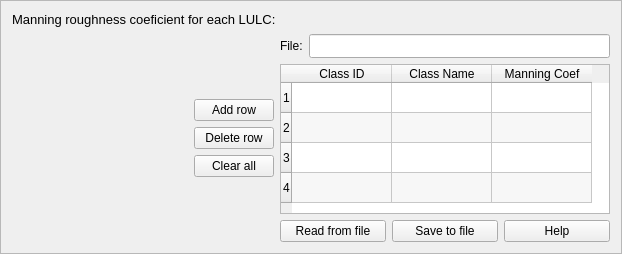
                 <widget class="QFrame" name="frame_5">
                  <property name="minimumSize">
                   <size>
                    <width>0</width>
                    <height>0</height>
                   </size>
                  </property>
                  <property name="frameShape">
                   <enum>QFrame::StyledPanel</enum>
                  </property>
                  <property name="frameShadow">
                   <enum>QFrame::Raised</enum>
                  </property>
                  <layout class="QGridLayout" name="gridLayout_49">
                   <item row="0" column="0" colspan="2">
                    <layout class="QVBoxLayout" name="verticalLayout_7">
                     <item>
                      <layout class="QHBoxLayout" name="horizontalLayout_13">
                       <item>
                        <widget class="QLabel" name="label_41">
                         <property name="text">
                          <string>&lt;html&gt;&lt;head/&gt;&lt;body&gt;&lt;p align=&quot;justify&quot;&gt;&lt;span style=&quot; font-size:10pt;&quot;&gt;Manning roughness coeficient for each LULC: &lt;/span&gt;&lt;/p&gt;&lt;/body&gt;&lt;/html&gt;</string>
                         </property>
                        </widget>
                       </item>
                       <item>
                        <widget class="QLabel" name="label_42">
                         <property name="sizePolicy">
                          <sizepolicy hsizetype="Preferred" vsizetype="Preferred">
                           <horstretch>0</horstretch>
                           <verstretch>0</verstretch>
                          </sizepolicy>
                         </property>
                         <property name="minimumSize">
                          <size>
                           <width>16</width>
                           <height>16</height>
                          </size>
                         </property>
                         <property name="maximumSize">
                          <size>
                           <width>16</width>
                           <height>16</height>
                          </size>
                         </property>
                         <property name="toolTip">
                          <string>&lt;html&gt;&lt;head/&gt;&lt;body&gt;&lt;p align=&quot;justify&quot;&gt;Add your Manning roughness for each LULC file. The file might be in text format, which contains the Manning roughness coefficient of each land use/land cover (LULC) category as given in the 'Land use/land cover (LULC) map'.&lt;/p&gt;&lt;/body&gt;&lt;/html&gt;</string>
                         </property>
                         <property name="text">
                          <string/>
                         </property>
                         <property name="pixmap">
                          <pixmap>tip_icon.png</pixmap>
                         </property>
                        </widget>
                       </item>
                      </layout>
                     </item>
                     <item>
                      <layout class="QHBoxLayout" name="horizontalLayout_16">
                       <item>
                        <spacer name="horizontalSpacer_7">
                         <property name="orientation">
                          <enum>Qt::Horizontal</enum>
                         </property>
                         <property name="sizeHint" stdset="0">
                          <size>
                           <width>182</width>
                           <height>20</height>
                          </size>
                         </property>
                        </spacer>
                       </item>
                       <item>
                        <layout class="QGridLayout" name="gridLayout_39">
                         <item row="0" column="0" alignment="Qt::AlignBottom">
                          <widget class="QPushButton" name="btn_add_row_2">
                           <property name="text">
                            <string>Add row</string>
                           </property>
                          </widget>
                         </item>
                         <item row="2" column="0" alignment="Qt::AlignTop">
                          <widget class="QPushButton" name="btn_clear_2">
                           <property name="text">
                            <string>Clear all</string>
                           </property>
                          </widget>
                         </item>
                         <item row="1" column="0">
                          <widget class="QPushButton" name="btn_del_row_2">
                           <property name="toolTip">
                            <string>&lt;html&gt;&lt;head/&gt;&lt;body&gt;&lt;p&gt;Chose one line.&lt;/p&gt;&lt;/body&gt;&lt;/html&gt;</string>
                           </property>
                           <property name="text">
                            <string>Delete row</string>
                           </property>
                          </widget>
                         </item>
                        </layout>
                       </item>
                       <item>
                        <layout class="QGridLayout" name="gridLayout_28">
                         <item row="0" column="0">
                          <layout class="QGridLayout" name="gridLayout_37">
                           <item row="0" column="0">
                            <layout class="QGridLayout" name="gridLayout_40">
                             <item row="0" column="0">
                              <widget class="QLabel" name="label_66">
                               <property name="text">
                                <string>&lt;html&gt;&lt;head/&gt;&lt;body&gt;&lt;p align=&quot;justify&quot;&gt;&lt;span style=&quot; font-size:10pt;&quot;&gt;File:&lt;/span&gt;&lt;/p&gt;&lt;/body&gt;&lt;/html&gt;</string>
                               </property>
                              </widget>
                             </item>
                             <item row="0" column="1">
                              <widget class="QLineEdit" name="le_8_pg2">
                               <property name="minimumSize">
                                <size>
                                 <width>220</width>
                                 <height>24</height>
                                </size>
                               </property>
                               <property name="maximumSize">
                                <size>
                                 <width>16777215</width>
                                 <height>24</height>
                                </size>
                               </property>
                               <property name="readOnly">
                                <bool>true</bool>
                               </property>
                               <property name="clearButtonEnabled">
                                <bool>true</bool>
                               </property>
                              </widget>
                             </item>
                            </layout>
                           </item>
                           <item row="1" column="0">
                            <widget class="QTableWidget" name="tbw_2_pg2">
                             <property name="minimumSize">
                              <size>
                               <width>330</width>
                               <height>150</height>
                              </size>
                             </property>
                             <property name="maximumSize">
                              <size>
                               <width>420</width>
                               <height>150</height>
                              </size>
                             </property>
                             <property name="alternatingRowColors">
                              <bool>true</bool>
                             </property>
                             <property name="textElideMode">
                              <enum>Qt::ElideMiddle</enum>
                             </property>
                             <property name="showGrid">
                              <bool>true</bool>
                             </property>
                             <property name="gridStyle">
                              <enum>Qt::SolidLine</enum>
                             </property>
                             <property name="sortingEnabled">
                              <bool>false</bool>
                             </property>
                             <property name="wordWrap">
                              <bool>true</bool>
                             </property>
                             <attribute name="horizontalHeaderVisible">
                              <bool>true</bool>
                             </attribute>
                             <attribute name="horizontalHeaderCascadingSectionResizes">
                              <bool>true</bool>
                             </attribute>
                             <attribute name="horizontalHeaderMinimumSectionSize">
                              <number>24</number>
                             </attribute>
                             <attribute name="horizontalHeaderDefaultSectionSize">
                              <number>100</number>
                             </attribute>
                             <attribute name="horizontalHeaderShowSortIndicator" stdset="0">
                              <bool>false</bool>
                             </attribute>
                             <attribute name="verticalHeaderDefaultSectionSize">
                              <number>30</number>
                             </attribute>
                             <row>
                              <property name="text">
                               <string>1</string>
                              </property>
                             </row>
                             <row>
                              <property name="text">
                               <string>2</string>
                              </property>
                             </row>
                             <row>
                              <property name="text">
                               <string>3</string>
                              </property>
                             </row>
                             <row>
                              <property name="text">
                               <string>4</string>
                              </property>
                             </row>
                             <column>
                              <property name="text">
                               <string>Class ID</string>
                              </property>
                             </column>
                             <column>
                              <property name="text">
                               <string>Class Name</string>
                              </property>
                             </column>
                             <column>
                              <property name="text">
                               <string>Manning Coef</string>
                              </property>
                             </column>
                            </widget>
                           </item>
                          </layout>
                         </item>
                         <item row="1" column="0">
                          <layout class="QGridLayout" name="gridLayout_41">
                           <item row="0" column="2">
                            <widget class="QPushButton" name="btn_help_t2">
                             <property name="text">
                              <string>Help</string>
                             </property>
                            </widget>
                           </item>
                           <item row="0" column="1">
                            <widget class="QPushButton" name="btn_save_file_t2">
                             <property name="text">
                              <string>Save to file</string>
                             </property>
                            </widget>
                           </item>
                           <item row="0" column="0">
                            <widget class="QPushButton" name="btn_read_t2">
                             <property name="text">
                              <string>Read from file</string>
                             </property>
                            </widget>
                           </item>
                          </layout>
                         </item>
                        </layout>
                       </item>
                      </layout>
                     </item>
                    </layout>
                   </item>
                  </layout>
                 </widget>
